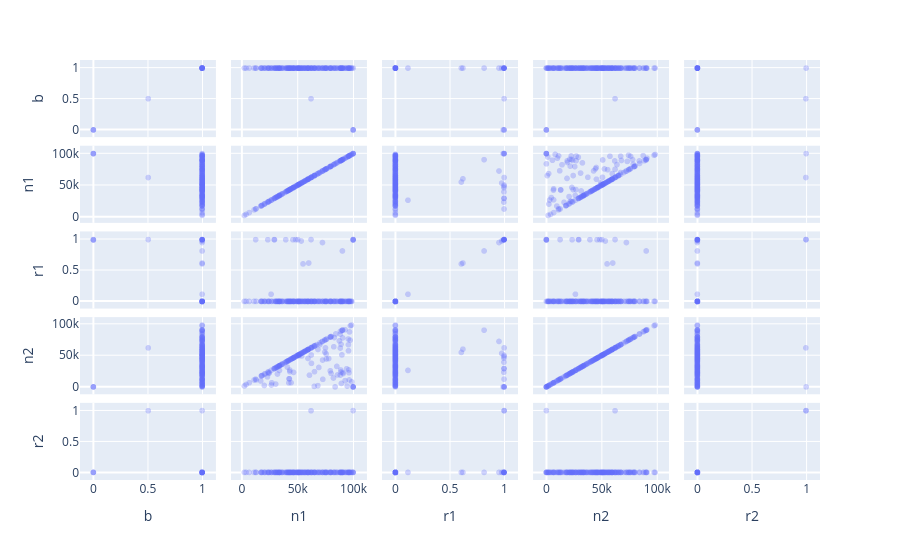

The code cell stored with this chart in its notebook:
### Code cell
df = pd.DataFrame(solutions, columns=param_names)
# drop constant columns
df = df.loc[:, df.nunique() > 1]

fig = px.scatter_matrix(df, dimensions=df.columns, opacity=0.3)
fig.show()

### Figure 1 — Plotly figure (JSON) as saved in the notebook; plotly's stock layout.template omitted (floating-point values rounded to 4 significant figures; data arrays with more than 128 entries replaced by an {"elided": "..."} marker saying what was removed)
{"data": [{"dimensions": [{"axis": {"matches": true}, "label": "b", "values": {"elided": "192 float values"}}, {"axis": {"matches": true}, "label": "n1", "values": {"elided": "192 float values"}}, {"axis": {"matches": true}, "label": "r1", "values": {"elided": "192 float values"}}, {"axis": {"matches": true}, "label": "n2", "values": {"elided": "192 float values"}}, {"axis": {"matches": true}, "label": "r2", "values": {"elided": "192 float values"}}], "hovertemplate": "%{xaxis.title.text}=%{x}<br>%{yaxis.title.text}=%{y}<extra></extra>", "legendgroup": "", "marker": {"color": "#636efa", "opacity": 0.3, "symbol": "circle"}, "name": "", "showlegend": false, "type": "splom"}], "layout": {"dragmode": "select", "legend": {"tracegroupgap": 0}, "margin": {"t": 60}}}
